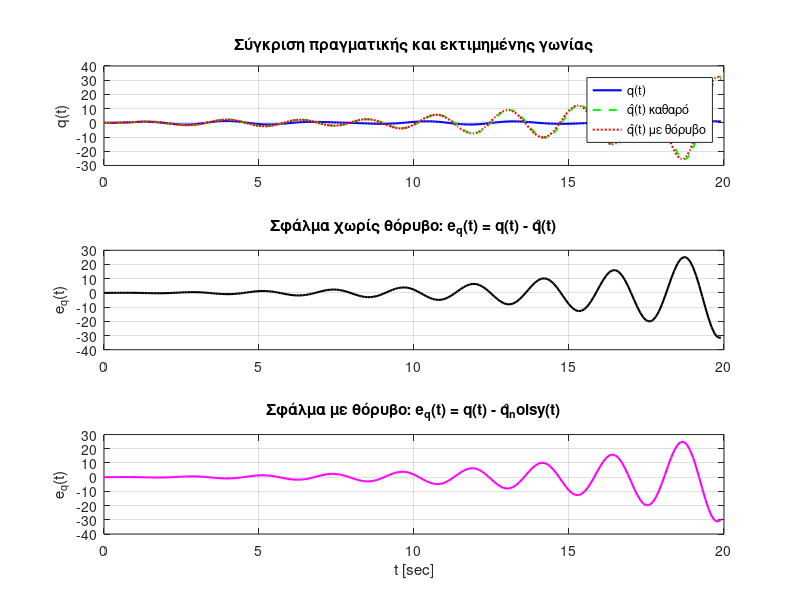

Reproduce this figure in MATLAB.
clc; clear;

% Πραγματικές παράμετροι
m = 0.75; L = 1.25; c = 0.15; g = 9.81;
A0 = 4; omega = 2;
Tfinal = 20;
Ts_fine = 0.001;
t_fine = 0:Ts_fine:Tfinal;
u_fine = A0 * sin(omega * t_fine);

% Προσομοίωση "πραγματικού" συστήματος
q = zeros(size(t_fine));
dq = zeros(size(t_fine));
for k = 1:length(t_fine)-1
    ddq = (1 / (m * L^2)) * (u_fine(k) - c * dq(k) - m * g * L * q(k));
    dq(k+1) = dq(k) + Ts_fine * ddq;
    q(k+1) = q(k) + Ts_fine * dq(k);
end

% Δειγματοληψία
Ts = 0.1;
t = 0:Ts:Tfinal;
q_s = interp1(t_fine, q, t);
dq_s = interp1(t_fine, dq, t);
u_s = A0 * sin(omega * t);

ddq_s = diff(dq_s) / Ts;
q_trim = q_s(1:end-1); dq_trim = dq_s(1:end-1); u_trim = u_s(1:end-1);

% Εκτίμηση χωρίς θόρυβο
Phi_clean = [ddq_s', dq_trim', q_trim'];
theta_clean = (Phi_clean' * Phi_clean) \ (Phi_clean' * u_trim');

% Εκτίμηση με θόρυβο
noise_level = 0.02;
q_noisy = q_trim + noise_level * randn(size(q_trim));
dq_noisy = dq_trim + noise_level * randn(size(dq_trim));
ddq_noisy = ddq_s + noise_level * randn(size(ddq_s));
Phi_noisy = [ddq_noisy', dq_noisy', q_noisy'];
theta_noisy = (Phi_noisy' * Phi_noisy) \ (Phi_noisy' * u_trim');

% Ανακατασκευή q̂(t) χωρίς θόρυβο
q_hat_clean = zeros(size(q_trim));
dq_hat_clean = zeros(size(dq_trim));
for k = 1:length(q_hat_clean)-1
    ddq_est = (1 / theta_clean(1)) * (u_trim(k) - theta_clean(2)*dq_hat_clean(k) - theta_clean(3)*q_hat_clean(k));
    dq_hat_clean(k+1) = dq_hat_clean(k) + Ts * ddq_est;
    q_hat_clean(k+1) = q_hat_clean(k) + Ts * dq_hat_clean(k);
end

% Ανακατασκευή q̂(t) με θόρυβο
q_hat_noisy = zeros(size(q_trim));
dq_hat_noisy = zeros(size(dq_trim));
for k = 1:length(q_hat_noisy)-1
    ddq_est = (1 / theta_noisy(1)) * (u_trim(k) - theta_noisy(2)*dq_hat_noisy(k) - theta_noisy(3)*q_hat_noisy(k));
    dq_hat_noisy(k+1) = dq_hat_noisy(k) + Ts * ddq_est;
    q_hat_noisy(k+1) = q_hat_noisy(k) + Ts * dq_hat_noisy(k);
end

% Σφάλματα
eq_clean = q_trim - q_hat_clean;
eq_noisy = q_trim - q_hat_noisy;

% ΓΡΑΦΙΚΗ ΣΥΓΚΡΙΣΗ
figure('Name','Θέμα 3(α) - Σύγκριση Εκτίμησης με και χωρίς θόρυβο');

subplot(3,1,1);
plot(t(1:end-1), q_trim, 'b', 'LineWidth', 1.5); hold on;
plot(t(1:end-1), q_hat_clean, 'g--', 'LineWidth', 1.5);
plot(t(1:end-1), q_hat_noisy, 'r:', 'LineWidth', 1.5);
legend('q(t)', 'q̂(t) καθαρό', 'q̂(t) με θόρυβο');
title('Σύγκριση πραγματικής και εκτιμημένης γωνίας');
ylabel('q(t)');
grid on;

subplot(3,1,2);
plot(t(1:end-1), eq_clean, 'k', 'LineWidth', 1.5);
title('Σφάλμα χωρίς θόρυβο: e_q(t) = q(t) - q̂(t)');
ylabel('e_q(t)');
grid on;

subplot(3,1,3);
plot(t(1:end-1), eq_noisy, 'm', 'LineWidth', 1.5);
title('Σφάλμα με θόρυβο: e_q(t) = q(t) - q̂_noisy(t)');
ylabel('e_q(t)');
xlabel('t [sec]');
grid on;

